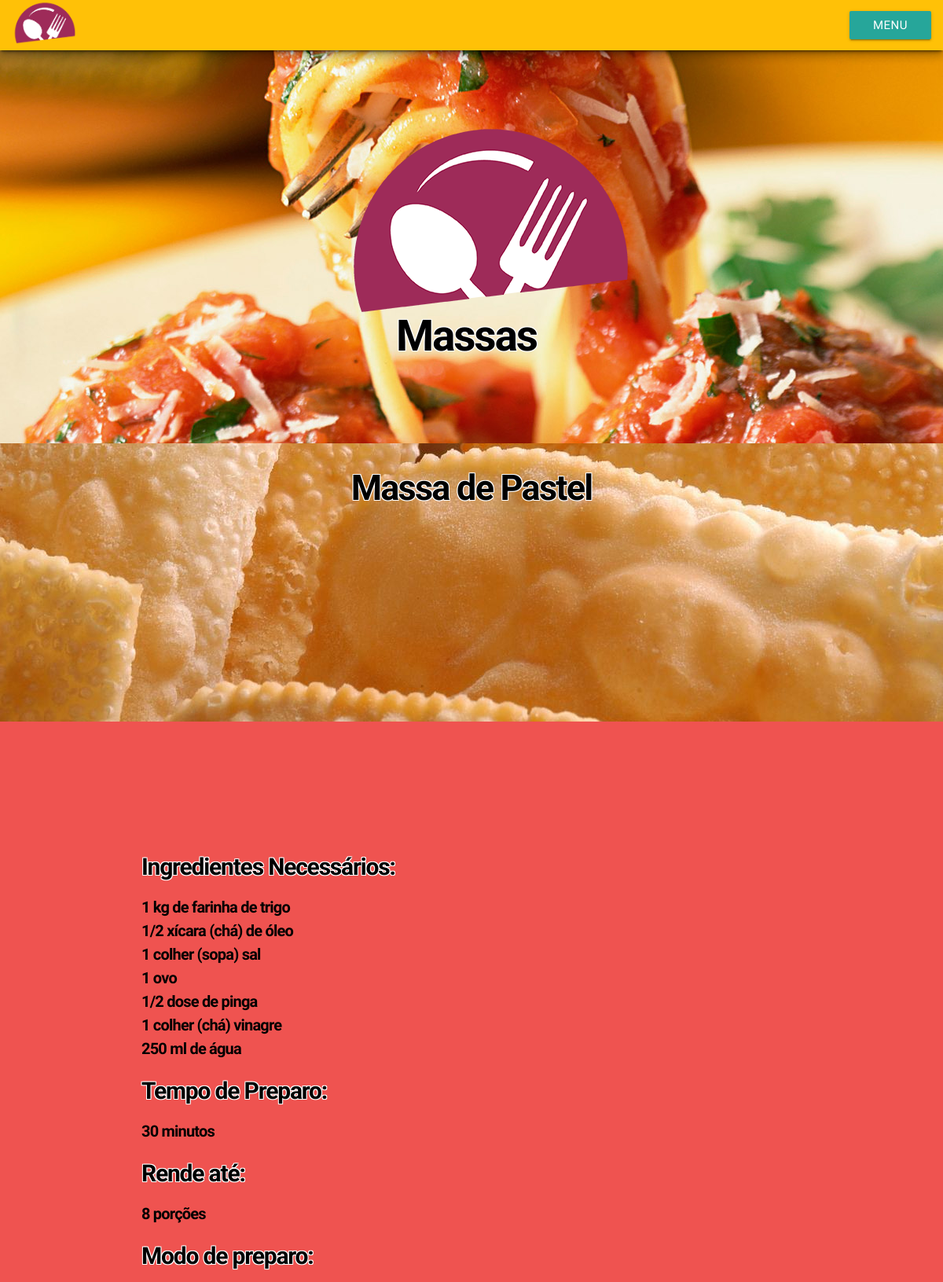
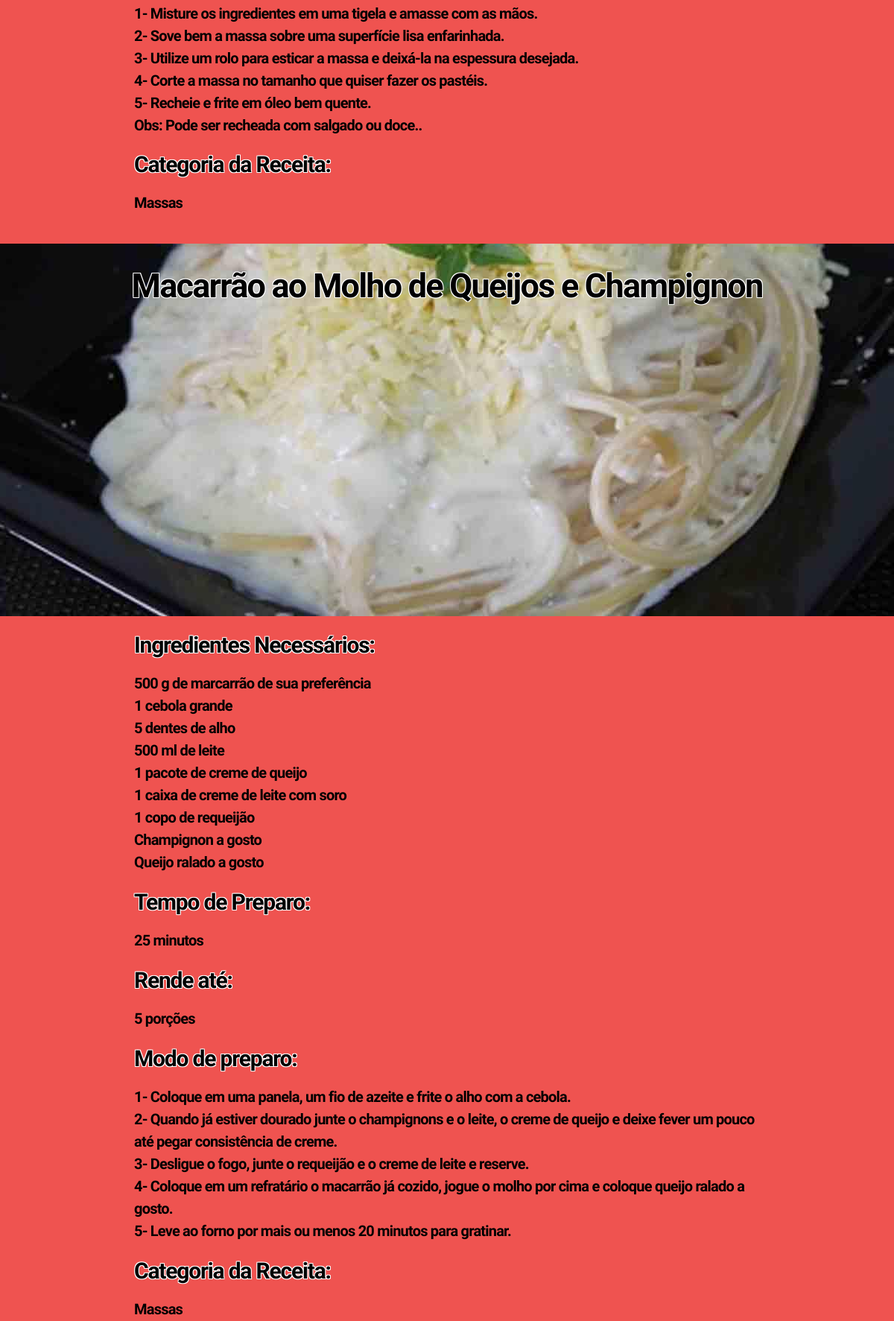
The app's page /massas.php (upper part) with its own data (2 pictures, top to bottom).
### tables this page shows
CREATE TABLE `receitas` (
  `id_receita` int(11) NOT NULL AUTO_INCREMENT,
  `nome_receita` varchar(2500) DEFAULT NULL,
  `ingredientes` varchar(2500) DEFAULT NULL,
  `preparo` text,
  `tempo_preparo` int(255) DEFAULT NULL,
  `porcoes` int(255) DEFAULT NULL,
  `categoria` set('Bolos e Tortas','Carnes','Saladas e Molhos','Massas','Doces e Sobremesas') DEFAULT NULL,
  `img_receita` varchar(2500) DEFAULT NULL,
  PRIMARY KEY (`id_receita`)
);

### massas.php (the view, shortened to what this page needs)
<?php
  require_once 'includes/header.php';
 ?>
<div class="parallax-container">
  <div class="parallax"><img src="lib/imagens/massas.jpg"></div>
  <div class="icono"><img src="lib/imagens/icono.png"></div>
  <h2>Massas</h2>
</div>
<div class="row">
<?php
  require 'includes/connection.php';
  $sql = "SELECT * FROM receitas WHERE categoria = 'Massas' ORDER BY id_receita DESC";
  $result = $conn->query($sql);
  while ($row = $result->fetch_assoc()){
    echo "<div class 'row'>";
    echo "<div class='parallax-container'>";
    echo "<center><h1>".$row['nome_receita']."</h1></center>";
    echo "<div class='parallax'><img src='lib/imagens/".$row['img_receita']."'></div>";
    echo "</div>";
    echo "<div class='row container'>";
    echo "<h3>Ingredientes Necessários: </h3><p>".$row['ingredientes']."</p>";
    echo "<h3>Tempo de Preparo: </h3><p>".$row['tempo_preparo']." minutos</p>";
    echo "<h3>Rende até: </h3><p>".$row['porcoes']." porções</p>";
    echo "<h3>Modo de preparo: </h3><p>".$row['preparo']."</p>";
    echo "<h3>Categoria da Receita: </h3><p>".$row['categoria']."</p>";
    echo "</div>";
  }
?>
</div>
<?php
  require_once 'includes/footer.php';
 ?>

### includes/header.php (shortened to what this page needs)
<!DOCTYPE html>
  <html>
    <head>
      <link type="text/css" rel="stylesheet" href="lib/materialize/css/materialize.min.css"  media="screen,projection"/>
      <link href="includes/estilo.css" rel="stylesheet">
    </head>
<body class="red lighten-1">
  <div class="navbar-fixed">
    <nav>
      <div class="nav-wrapper amber darken- z-depth-4">
        <a href="index.php" class="brand-logo"> <img src="lib/imagens/icono.png" class="icone"></a>
        <ul id="nav-mobile" class="right hide-on-med-and-down">
        <a class='dropdown-button btn' href='#' data-activates='dropdown1'>Menu</a>
      </ul>
      </div>
  </div>

### includes/footer.php (shortened to what this page needs)
</body>
</html>

### includes/estilo.css (style rules this page uses)
h1 { font-size: 45px; font-weight: 600; letter-spacing: -0.04em; text-shadow: white 1px -1px, white -1px 1px, white 1px 1px, white -1px -1px; color: black; word-wrap: break-word; }
h2 { font-size: 55px; font-weight: 600; margin-left: 42%; margin-top: -1%; letter-spacing: -0.04em; text-shadow: white 1px -1px, white -1px 1px, white 1px 1px, white -1px -1px; color: black; word-wrap: break-word; }
h3 { font-size: 30px; font-weight: 600; letter-spacing: -0.04em; text-shadow: white 1px -1px, white -1px 1px, white 1px 1px, white -1px -1px; color: black; word-wrap: break-word; }
p { font-size: 20px; font-weight: 600; letter-spacing: -0.04em; color: black; word-wrap: break-word; }
.icono { margin-left: 36%; margin-top: 7%; }
.icone { width: 22%; height: 22%; margin-left: 4%; }

### records on screen
receitas: nome_receita "Massa de Pastel", img_receita (picture), ingredientes "1 kg de farinha de trigo 1/2 xícara (chá) de óleo 1 colher (sopa) sal 1 ovo 1/2 dose de pinga 1 colher (chá) vinagre 250 ml de água", tempo_preparo "30", porcoes "8", preparo "1- Misture os ingredientes em uma tigela e amasse com as mãos. 2- Sove bem a massa sobre uma superfície lisa enfarinhada. 3- Utilize um rolo para esticar a massa e deixá-la na espessura desejada. 4- Corte a massa no tamanho que quiser fazer os pastéis. 5- Recheie e frite em óleo bem quente. Obs: Pode ser recheada com salgado ou doce..", categoria "Massas"
receitas: nome_receita "Macarrão ao Molho de Queijos e Champignon", img_receita (picture), ingredientes "500 g de marcarrão de sua preferência 1 cebola grande 5 dentes de alho 500 ml de leite 1 pacote de creme de queijo 1 caixa de creme de leite com soro 1 copo de requeijão Champignon a gosto Queijo ralado a gosto", tempo_preparo "25", porcoes "5", preparo "1- Coloque em uma panela, um fio de azeite e frite o alho com a cebola. 2- Quando já estiver dourado junte o champignons e o leite, o creme de queijo e deixe fever um pouco até pegar consistência de creme. 3- Desligue o fogo, junte o requeijão e o creme de leite e reserve. 4- Coloque em um refratário o macarrão já cozido, jogue o molho por cima e coloque queijo ralado a gosto. 5- Leve ao forno por mais ou menos 20 minutos para gratinar.", categoria "Massas"
